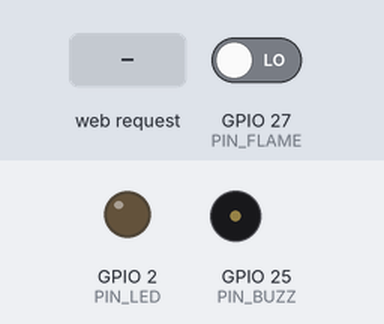
Simulated run of this program. Board: ESP32. On the bench: output pins drawn as LEDs (lit = HIGH), buzzer (waves = sounding, pin HIGH). The test bench sets the inputs (shaded band); at power-on: GPIO 27 (PIN_FLAME) LOW. WiFi joins after 1.5 s; servers stay silent unless stated; not simulated (calls return 0 or success): secrets.example.h; what the program prints to the serial monitor is not drawn.

Above: at 2.8 s.
2.9 s: HTTP request GET / received
At 3.4 s:
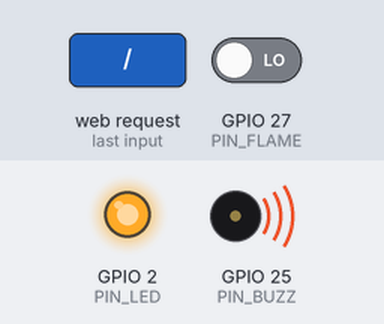
Timing chart, 0 to 5.9 s (numbered marks = the images above; inputs shaded):
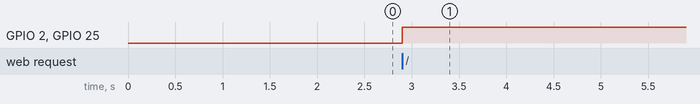

Measured:
- after the input at 2.9 s, GPIO 2 (PIN_LED), GPIO 25 (PIN_BUZZ): LOW → HIGH at once

The program:

main.cpp
```cpp
#include <WiFi.h>
#include <WebServer.h>
#include "secrets.example.h"

const int PIN_GAS = 34;
const int PIN_FLAME = 27;
const int PIN_LED = 2;
const int PIN_BUZZ = 25;
const int GAS_ALARM = 2500;
WebServer server(80);

String page(int gas, bool flame, bool alert) {
  String html = "<!DOCTYPE html><html><head><meta name=viewport content='width=device-width,initial-scale=1'>";
  html += "<title>ESP32 Detector</title><style>body{font-family:sans-serif;background:#111;color:#eee;padding:1rem}";
  html += ".alert{background:#664400;padding:12px;border-radius:8px;margin:8px 0}</style></head><body>";
  html += "<h2>ESP32 Detector</h2>";
  if (alert) html += "<div class=alert>Gas Alerted!</div>";
  html += "<p>Gas Value: <b>" + String(gas) + "</b> / 4095</p>";
  html += "<p>Flame: <b>" + String(flame ? "DETECTED" : "clear") + "</b></p>";
  html += "<meta http-equiv=refresh content=2></body></html>";
  return html;
}

void setup() {
  Serial.begin(115200);
  pinMode(PIN_FLAME, INPUT);
  pinMode(PIN_LED, OUTPUT);
  pinMode(PIN_BUZZ, OUTPUT);
  WiFi.mode(WIFI_STA);
  WiFi.begin(WIFI_SSID, WIFI_PASSWORD);
  while (WiFi.status() != WL_CONNECTED) { delay(400); Serial.print("."); }
  Serial.println(WiFi.localIP());
  server.on("/", []() {
    int gas = analogRead(PIN_GAS);
    bool flame = digitalRead(PIN_FLAME) == LOW;
    bool alert = gas > GAS_ALARM || flame;
    digitalWrite(PIN_LED, alert);
    digitalWrite(PIN_BUZZ, alert);
    server.send(200, "text/html", page(gas, flame, alert));
  });
  server.begin();
}

void loop() { server.handleClient(); }
```
